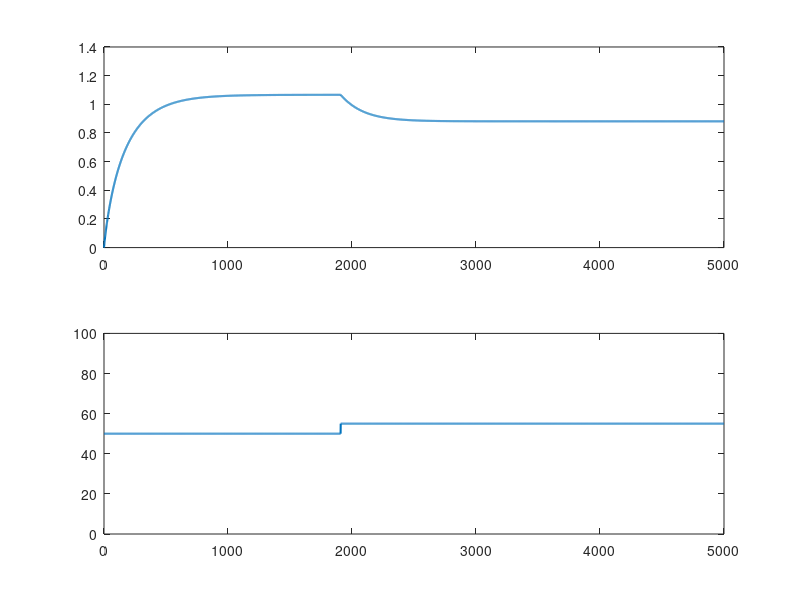

Write MATLAB code to recreate this figure.
M = 5000;
u = 50 + zeros(1,M);
g = 9.8;
A = 8;
b = 3.5e-4;
Q = 80;
h = zeros(1,M);
t = (1:M) - 1;
stop = ((10^-3*Q)/(u(1)*b*sqrt(2*g)))^2
s=0;

for k = 1:(M-1)
    h(k+1) = -u(k)*(b*sqrt(2*g)/A)*(sqrt(h(k))) + (Q*10^-3)/A + h(k);
    if (abs(h(k+1) - stop) < 0.0001) && (s == 0)
        s = k+2
        u(s:M) = 55;
    end
end

subplot(2,1,1);
g1 = plot(t,h);
set(g1,'LineWidth',1.5);
subplot(2,1,2);
g2 = plot(t, u);
axis([0 M 0 100]);
set(g2,'LineWidth',1.5);
